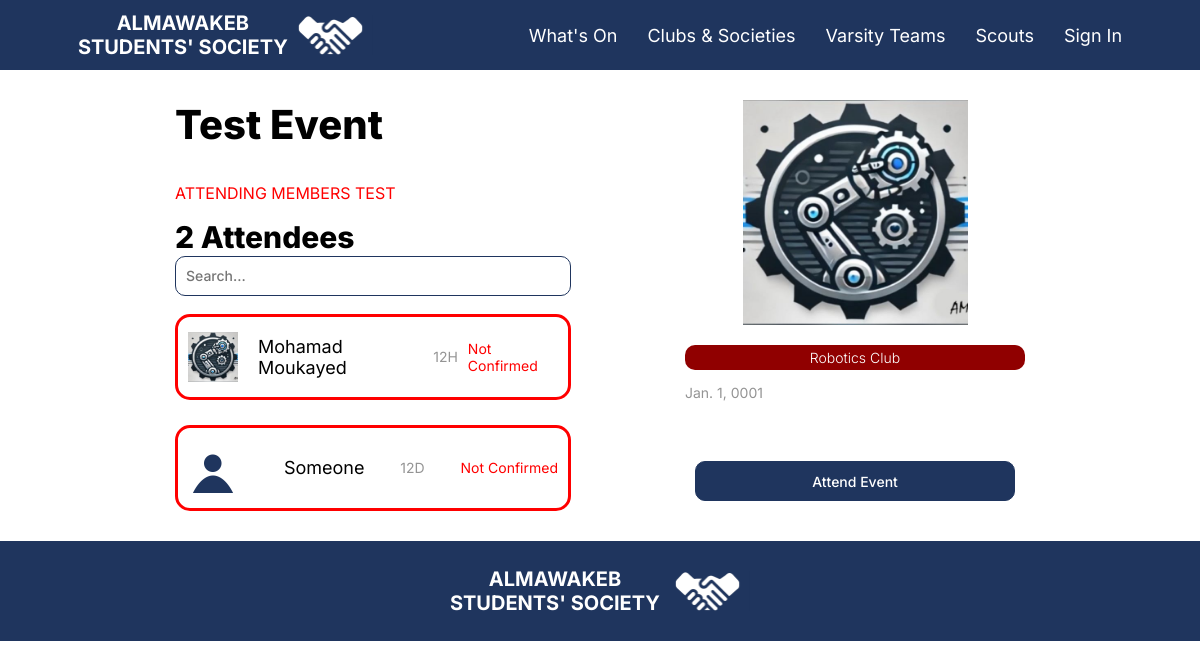
Screenshot of /Event/Detail/3/ with the database file from the repository.
### mainapp/models.py (models this page shows, shortened)
class Event(models.Model):
    GROUP_CHOICES = [
        ('ngr', 'All Year Levels'),
        ('12', 'Senior'),
        ('11', 'Junior'),
        ('10', 'Sophomore'),
        ('9', 'Freshman'),
    ]
    GRADE_CHOICES = [
        ('nosec', 'All Sections'),
        ('A', 'A'),
        ('B', 'B'),
        ('C', 'C'),
        ('D', 'D'),
        ('E', 'E'),
        ('F', 'F'),
        ('G', 'G'),
        ('H', 'H'),
        ('I', 'I'),
        ('J', 'J'),
    ]
    author = models.ForeignKey(Club, on_delete=models.CASCADE, related_name='authored_events')
    cover = models.ImageField(upload_to='event_covers/', blank=True, null=True)  # Remove default and allow blank/null
    title = models.CharField(max_length=100)
    text = models.TextField()
    summary = models.CharField(max_length=150)
    date = models.DateField()
    location = models.CharField(max_length=150, blank=True)
    color = models.ForeignKey(Club, on_delete=models.CASCADE, related_name='club_color', blank=True, null=True)
    group = models.CharField(max_length=3, choices=GROUP_CHOICES,default="ngr")
    grade = models.CharField(max_length=5, choices=GRADE_CHOICES,default="nosec")
    members_only = models.BooleanField(default=False)
    highlight = models.BooleanField(default=False)
    significant_event = models.BooleanField(default=False)
    attending_Students = models.ManyToManyField(User, related_name='attending_students', blank=True)
    confirmed_Students = models.ManyToManyField(User, related_name='confirm_students', blank=True)
    links = models.ManyToManyField(Links, related_name='events_links', blank=True)
    typeitem = "event"

class User(AbstractBaseUser, PermissionsMixin):
    name = models.CharField(max_length=255)
    email = models.EmailField(verbose_name="email", max_length=60, unique=True)
    is_admin = models.BooleanField(default=False)
    is_staff = models.BooleanField(default=False)
    is_active = models.BooleanField(default=True)
    associated_student = models.ForeignKey("Student",null=True, blank=True, on_delete=models.CASCADE)
    associated_faculty = models.ForeignKey("Faculty",null=True, blank=True, on_delete=models.CASCADE)
    associated_clubs = models.ManyToManyField("Club", blank=True,related_name="associated_clubs")
    associated_varsities = models.ManyToManyField("Varsity", blank=True,related_name="associated_varsity")
    objects = UserManager()
    USERNAME_FIELD = 'email'
    REQUIRED_FIELDS = ['name']

class Student(models.Model):
    student_db_id = models.CharField(max_length=20, primary_key=True,help_text="Student ID")
    YEAR_CHOICES = [
        ('FR', 'Freshman'),
        ('SO', 'Sophomore'),
        ('JR', 'Junior'),
        ('SR', 'Senior'),
    ]
    SECTION_CHOICES = [
        ('A', 'A'),
        ('B', 'B'),
        ('C', 'C'),
        ('D', 'D'),
        ('E', 'E'),
        ('F', 'F'),
        ('G', 'G'),
        ('H', 'H'),
        ('I', 'I'),
        ('J', 'J'),
    ]
    year_level = models.IntegerField(blank=True, null=True)
    section = models.CharField(max_length=1, choices=SECTION_CHOICES)
    profile_picture = models.ImageField(upload_to='profiles/', null=True, blank=True, default='default-pfp.png')
    about = models.TextField(blank=True,null=True)
    year_level_title = models.CharField(max_length=10, blank=True)

class Club(models.Model):
    name = models.CharField(max_length=255)
    heads = models.ManyToManyField(User, related_name='head_clubs', blank=True)
    leadership = models.ManyToManyField(User, related_name='leadership_roles', blank=True)
    members = models.ManyToManyField(User, related_name='membership_clubs', blank=True)
    advisors = models.ManyToManyField(User, related_name='advisor_clubs', blank=True)
    events = models.ManyToManyField('Event', related_name='events', blank=True)
    about = models.TextField()
    logo = models.ImageField(upload_to='clubs_logos/')
    color = models.CharField(max_length=7)  # Hex color code
    links = models.ManyToManyField(Links, related_name='club_links', blank=True)

### mainapp/views.py (the view)
# urls.py: path("Event/Detail/<int:event_id>/", views.Event_Detail, name="event_detail"),
def Event_Detail(request, event_id):
    try:
        event = Event.objects.get(id=event_id)
    except ObjectDoesNotExist:
        return error_404_view(request, None)
    links = event.links.all()
    allUsers = []
    if event.members_only:
        for member in event.author.members.all():
            if member not in event.attending_Students.all():
                allUsers.append(member)
    else:
        for member in User.objects.all():
            if member not in event.attending_Students.all() and member.associated_student is not None:
                allUsers.append(member)
    return render(request, "event_detail.html", {'event': event, 'links': links, 'allUsers': allUsers, 'user': request.user})

### templates/event_detail.html (shortened to what this page needs)
{% extends 'Base.html' %}
{% load static %}
{% block content %}
<div style="display: flex; gap: 100px; justify-content: space-between;">
    <div style="display: flex; justify-content: space-between; flex-direction: column;">
        <p class="pageTitle" style="margin: 0px;">{{ event.title }}</p>
        <br>
        <div class="articleDescriptionText">
            <p>{{ event.text|safe|linebreaks }}</p>
        </div>
        <div class="profileRow">
            <p class="pageSubtitle" style="margin: 0px;">{{event.attending_Students.count}} Attendee{% if event.attending_Students.count != 1 %}s{% endif %}</p>
            </div>
            <input class="textfield" placeholder="Search..." style="margin: 0px; width: unset;" id="memberSearch">
            <br>
            <div class="grid" id="memberField">
                {% for member in event.attending_Students.all %}
                <a href="/Student/Detail/{{member.pk}}" class="profileRow">
                    <div class="profileRow Box" style="border: {% if member in event.confirmed_Students.all %}lime{% else %}red{% endif %} 3px solid; border-radius: 15px; padding: 10px; gap: 10px;">
                        <img class="eventCover" style=" width: 50px; height: 50px; margin-right: 10px;" src="{{ member.associated_student.profile_picture.url }}" alt="Club Cover">
                        <p class="text">{{ member.name }}</p>
                        <p class="aboutText">{{ member.associated_student.year_level }}{{ member.associated_student.section }}</p>
                        <p class="aboutText" style="color: {% if member in event.confirmed_Students.all %}lime{% else %}red{% endif %};">{% if member in event.confirmed_Students.all %}Confirmed{% else %}Not Confirmed{% endif %}</p>
                    </div>
                </a>
                {% empty %}
                <p class="text">No Members.</p>
                {% endfor %}
            </div>
    </div>
    <div>
        <div class="centerer" style="height: unset; margin-bottom: 20px;">
        <img src="{{ event.cover.url }}" alt="{{ event.title }} Cover" class="articleCover">
        </div>
        <div class="tagBox" style="background: {{ event.author.color }};">
            <p class="tagText">{{ event.author.name }}</p>
        </div>
        <p class="aboutText">{{ event.date }}</p>
        <br>
        <br>
        {% if user in event.attending_Students.all %}
        <button class="btn primary" onclick="removeAttendeeFromList('{{user.email}}')">Remove Attendance</button>
        {% else %}
        <button class="btn primary" onclick="addAttendeeToList('{{user.email}}')">Attend Event</button>
        {% endif %}
    </div>
</div>
{% endblock %}

### static/CSS/base.css (style rules this page uses)
a { text-decoration: none; }
.pageTitle { color: black; font-size: 40px; font-family: Inter; font-weight: 800; }
.pageSubtitle { color: black; font-size: 30px; font-family: Inter; font-weight: 800; }
.text { color: black; font-size: 18px; font-family: Inter; font-weight: 400; }
.aboutText { color: #949494; font-size: 14px; font-family: Inter; font-weight: 400; }
.grid { display: grid; grid-gap: 25px; justify-items: center; grid-template-columns: repeat(auto-fit, minmax(300px, 1fr)); }
.eventCover { width: 300px; height: 300px }
.tagBox { display: flex; height: 25px; background: #414648; border-radius: 10px; align-items: center; justify-content: center; }
.tagText { text-align: center; color: white; font-size: 14px; font-family: Inter; font-weight: 300; }
.articleCover { width: 225px; height: 225px; }
.articleDescriptionText { color: black; font-size: 16px; font-family: Inter; font-weight: 400; }
.btn { border: 1px solid #1F355E; width: 320px; height: 40px; border-radius: 10px; background-color: white; margin: 10px; color: #1F355E; font-family: 'Inter'; font-size: 14px; font-weight: 500; cursor: pointer; transition-duration: 0.2s; }
.btn.primary { background-color: #1F355E; color: white; }
.centerer { display: flex; justify-content: center; flex-direction: column; align-items: center; height: 50%; }
.textfield { border: 1px solid #1F355E; width: 306px; height: 36px; border-radius: 10px; background-color: white; margin: 10px; color: #1F355E; font-family: 'Inter'; font-size: 14px; font-weight: 500; padding-left: 10px; }
.profileRow { display: flex; justify-content: space-between; align-items: center; }
.Box { width: 370px; height: 60px; }
img { object-fit: contain; }

### rows the page displays
Event: title "Test Event", text "ATTENDING MEMBERS TEST", attending_Students.count "2", cover (picture), author.name "Robotics Club", date "Jan. 1, 0001"
User: associated_student.profile_picture (picture), name "Mohamad Moukayed", associated_student.year_level "12", associated_student.section "H"
User: associated_student.profile_picture (placeholder picture), name "Someone", associated_student.year_level "12", associated_student.section "D"
